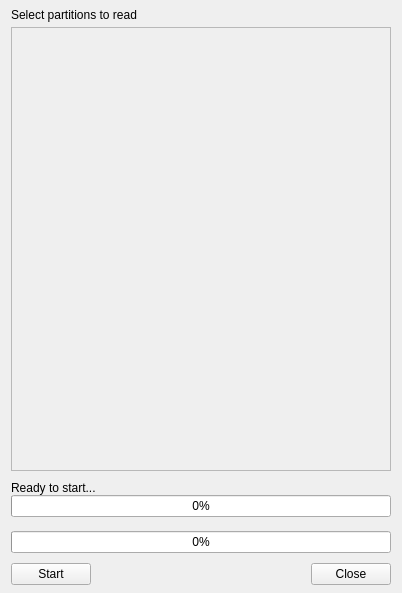
<?xml version="1.0" encoding="UTF-8"?>
<ui version="4.0">
 <class>partitionListWidget</class>
 <widget class="QWidget" name="partitionListWidget">
  <property name="geometry">
   <rect>
    <x>0</x>
    <y>0</y>
    <width>402</width>
    <height>593</height>
   </rect>
  </property>
  <property name="windowTitle">
   <string>Read partition(s)</string>
  </property>
  <layout class="QGridLayout" name="gridLayout">
   <property name="topMargin">
    <number>8</number>
   </property>
   <property name="bottomMargin">
    <number>8</number>
   </property>
   <property name="spacing">
    <number>0</number>
   </property>
   <item row="3" column="0">
    <spacer name="verticalSpacer">
     <property name="orientation">
      <enum>Qt::Vertical</enum>
     </property>
     <property name="sizeType">
      <enum>QSizePolicy::Fixed</enum>
     </property>
     <property name="sizeHint" stdset="0">
      <size>
       <width>20</width>
       <height>10</height>
      </size>
     </property>
    </spacer>
   </item>
   <item row="8" column="0">
    <spacer name="verticalSpacer_2">
     <property name="orientation">
      <enum>Qt::Vertical</enum>
     </property>
     <property name="sizeType">
      <enum>QSizePolicy::Fixed</enum>
     </property>
     <property name="sizeHint" stdset="0">
      <size>
       <width>20</width>
       <height>10</height>
      </size>
     </property>
    </spacer>
   </item>
   <item row="4" column="0">
    <widget class="QLabel" name="partProgressText">
     <property name="text">
      <string>Ready to start...</string>
     </property>
    </widget>
   </item>
   <item row="5" column="0">
    <widget class="QProgressBar" name="partProgress">
     <property name="value">
      <number>0</number>
     </property>
    </widget>
   </item>
   <item row="7" column="0">
    <widget class="QProgressBar" name="fullProgress">
     <property name="value">
      <number>0</number>
     </property>
    </widget>
   </item>
   <item row="2" column="0">
    <widget class="QScrollArea" name="partitionList">
     <property name="verticalScrollBarPolicy">
      <enum>Qt::ScrollBarAsNeeded</enum>
     </property>
     <property name="horizontalScrollBarPolicy">
      <enum>Qt::ScrollBarAsNeeded</enum>
     </property>
     <property name="sizeAdjustPolicy">
      <enum>QAbstractScrollArea::AdjustToContentsOnFirstShow</enum>
     </property>
     <property name="widgetResizable">
      <bool>true</bool>
     </property>
     <widget class="QWidget" name="scrollAreaWidgetContents">
      <property name="geometry">
       <rect>
        <x>0</x>
        <y>0</y>
        <width>376</width>
        <height>436</height>
       </rect>
      </property>
     </widget>
    </widget>
   </item>
   <item row="6" column="0">
    <widget class="QLabel" name="fullProgressText">
     <property name="text">
      <string/>
     </property>
    </widget>
   </item>
   <item row="9" column="0">
    <layout class="QHBoxLayout" name="horizontalLayout">
     <item>
      <widget class="QPushButton" name="startBtn">
       <property name="text">
        <string>Start</string>
       </property>
      </widget>
     </item>
     <item>
      <spacer name="horizontalSpacer">
       <property name="orientation">
        <enum>Qt::Horizontal</enum>
       </property>
       <property name="sizeHint" stdset="0">
        <size>
         <width>40</width>
         <height>20</height>
        </size>
       </property>
      </spacer>
     </item>
     <item>
      <widget class="QPushButton" name="closeBtn">
       <property name="text">
        <string>Close</string>
       </property>
      </widget>
     </item>
    </layout>
   </item>
   <item row="0" column="0">
    <widget class="QLabel" name="title">
     <property name="text">
      <string>Select partitions to read</string>
     </property>
     <property name="alignment">
      <set>Qt::AlignLeading|Qt::AlignLeft|Qt::AlignTop</set>
     </property>
    </widget>
   </item>
   <item row="1" column="0">
    <spacer name="verticalSpacer_3">
     <property name="orientation">
      <enum>Qt::Vertical</enum>
     </property>
     <property name="sizeType">
      <enum>QSizePolicy::Fixed</enum>
     </property>
     <property name="sizeHint" stdset="0">
      <size>
       <width>20</width>
       <height>5</height>
      </size>
     </property>
    </spacer>
   </item>
  </layout>
 </widget>
 <resources/>
 <connections/>
</ui>
